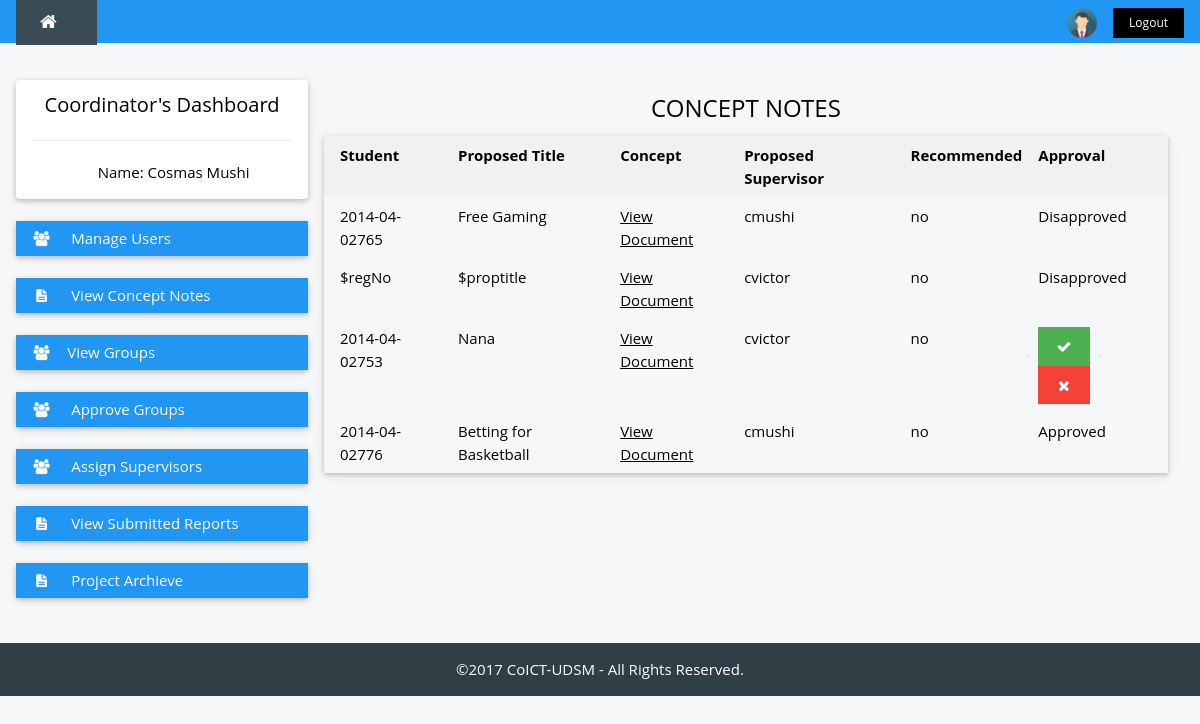
The app's page /coordinator/viewconcepts.php (signed in), older data.
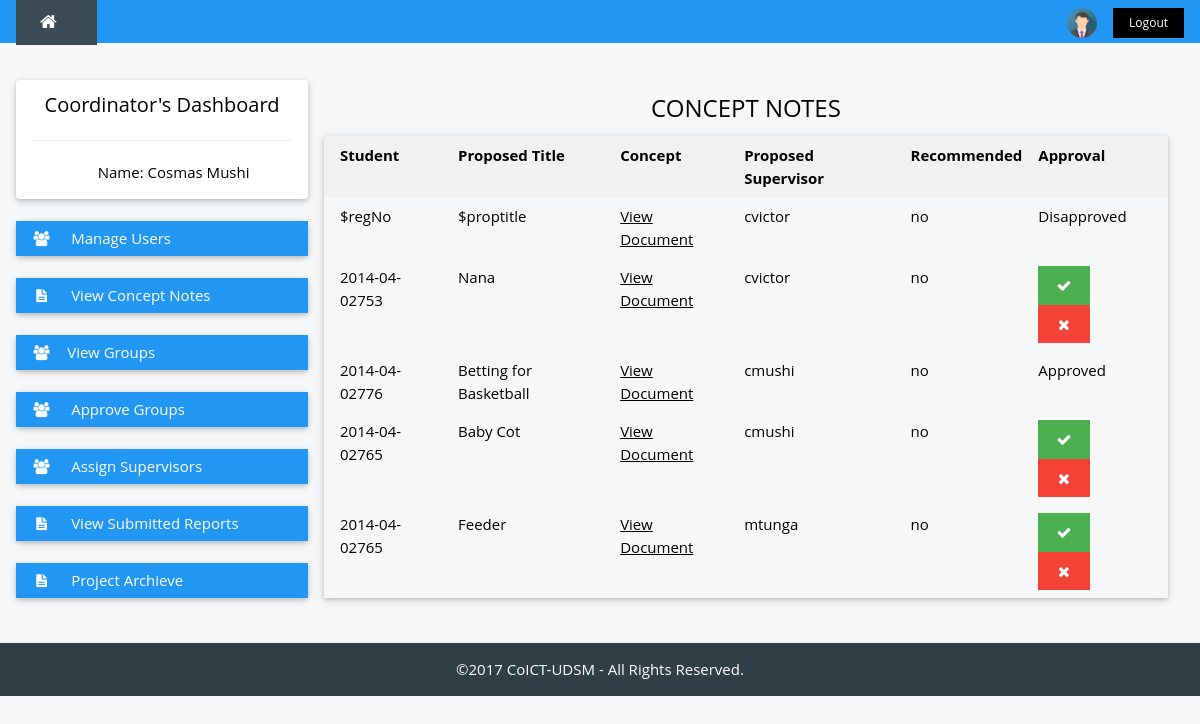
The same page, newer data.
### tables this page shows
CREATE TABLE `conceptnote` (
  `conceptid` int(15) NOT NULL,
  `studentid` varchar(13) NOT NULL,
  `proposedtitle` varchar(100) NOT NULL,
  `expectedoutput` varchar(50) NOT NULL,
  `conceptfile` varchar(100) NOT NULL,
  `supervisor` varchar(20) NOT NULL,
  `reccomended` varchar(16) NOT NULL,
  `approval` varchar(20) DEFAULT NULL,
  `time` timestamp NOT NULL
);

### coordinator/viewconcepts.php (the view, shortened to what this page needs)
<?php
  include '../header.php';
?>
<div class="w3-container " style="max-width:1400px;margin-top:80px">
  <div class="w3-row">
    <div class="w3-col m3">
    <?php include 'coord-nav.php';   ?>
    </div>
    <div class="w3-col m9">
	  <div id="main">
	    <div class="w3-row-padding w3-container w3-center">
			<h3>CONCEPT NOTES</h3>
			  <div class="w3-card-2">
				<table class="w3-table w3-hoverable" border="0">
				<thead>
				  <tr class="w3-light-grey">
				    <th colspan="">Student</th>
				    <th>Proposed Title</th>
				    <th>Concept </th>
				    <th>Proposed Supervisor </th>
				    <th>Recommended </th>
				    <th>Approval </th>
				    <th></th>
				  </tr>
				</thead>
				<?php
					while($concept_note=mysqli_fetch_array($studentconcept)) {
						$noteId = $concept_note['conceptid'];
						$approval = $concept_note['approval'];
				?>
				<tr>
				  <td><?php echo $concept_note['studentid']; ?></td>
				  <td><?php echo $concept_note['proposedtitle']; ?></td>
				  <td><?php echo '<a href="'.$concept_note['conceptfile'].'">View Document</a>'; ?></td>
				  <td><?php echo $concept_note['supervisor']; ?></td>
			      <td><?php echo $concept_note['reccomended']; ?></td>
			      <td>
			      <?php
					if ($approval =="waiting") {
				         echo '<a href="approval.php?concept='.$noteId.'"><button class="w3-padding w3-btn w3-green w3-left-align" ><i class="fa fa-check fa-fw"></i></button> </a>';
				         echo '<a href="disapproval.php?concept='.$noteId.'"><button class="w3-padding w3-btn w3-red w3-left-align" ><i class="fa fa-remove fa-fw"></i></button> </a>';
					} elseif ($approval =="approved")
			        {
			               echo "Approved";
			        }
			      elseif ($approval =="disapproved")
			        {
			              echo "Disapproved";
			        }
			      ?>
				  </td>
				</tr>
				<?php } ?>
				</table>
				</div>
		</div>
	  </div>
    </div>
  </div>
</div>
<br>
<?php
  include '../footer.php';
?>

### header.php (shortened to what this page needs)
<!DOCTYPE html>
<head>
  		<link rel="stylesheet" type="text/css" href="../styles/w3.css">
			<link rel="stylesheet" type="text/css" href="../styles/style.css">
			<link rel="stylesheet" type="text/css" href="../styles/w3-theme-blue-grey.css">
			<link rel="stylesheet" href="../fonts/font-awesome.min.css">
</head>
<body class="w3-theme-l5" onload="">
<div class="w3-top">
 <div class="w3-bar w3-blue w3-left-align w3-large w3-padding">
  <a href="index.php" class="w3-bar-item w3-button w3-padding-large w3-theme-d4"><i class="fa fa-home w3-margin-right"></i></a>
    <a href="../logout.php" title="Logout"><button class="w3-bar-item w3-btn w3-small w3-hide-small w3-right w3-hover-white">Logout</button></a>
  <span onclick="loadUser()" class="w3-bar-item w3-button w3-hide-small w3-right w3-margin-right w3-hover-light-grey" title="My Account"><img src="../images/avatar.png" class="w3-circle" style="height:30px;width:30px" alt="Account" title="My Account"></span>
 </div>
</div>

### coordinator/coord-nav.php (shortened to what this page needs)
<div class="w3-card-2 w3-round w3-white">
        <div class="w3-center w3-container">
         <h4 class="">Coordinator's Dashboard</h4>
         <hr>
         <p><i class="fa fa-person fa-fw "></i> Name: <?php echo "Cosmas Mushi" ?></p>
        </div>
      </div>
      <br>
       <div class="w3-card-2 w3-round">
        <div class="w3-white">
          <button onclick="myFunction('Demo3')" class="w3-btn-block w3-blue w3-left-align"><i class="fa fa-users fa-fw w3-margin-right"></i> Manage Users</button>
        </div>
      </div>
      <br />
      <div class="w3-card-2 w3-round">
            <div class="w3-white">
            <?php
            $studentconcept = mysqli_query($dbcon, "SELECT * FROM conceptnote ") or die(mysqli_error());
            $concept_num_row = mysqli_num_rows($studentconcept);
            if($concept_num_row > "0") { ?>
                <a href="viewconcepts.php"><button class="w3-btn w3-btn-block w3-blue w3-left-align"><i class="fa fa-file-text fa-fw w3-margin-right"></i> View Concept Notes</button></a>
                <?php }
            else {
                echo "There are no any submitted concepts. <br />";
            }
            ?>
        </div>
      </div>
      <br />
        <div class="w3-card-2 w3-round">
        <div class="w3-white">
          <a href="groups.php"><button class="w3-btn-block w3-blue w3-left-align"><i class="fa fa-users fa-fw w3-margin-right"></i>View Groups </button></a>
          </div>
        </div>
        <br />
        <div class="w3-card-2 w3-round">
        <div class="w3-white">
              <a href="approve-groups.php"><button  class="w3-btn w3-btn-block w3-blue w3-left-align"><i class="fa fa-users fa-fw w3-margin-right"></i> Approve Groups</button></a>
        </div>
      </div>
      <br />
      <div class="w3-card-2 w3-round">
        <div class="w3-white">
               <a href="assign-supervisor.php"><button class="w3-btn w3-btn-block w3-blue w3-left-align"><i class="fa fa-users fa-fw w3-margin-right"></i> Assign Supervisors</button></a>
        </div>
      </div>
      <br />
      <div class="w3-card-2 w3-round">
        <div class="w3-white">
          <a href="viewreports.php"><button class="w3-btn-block w3-blue w3-left-align"><i class="fa fa-file-text fa-fw w3-margin-right"></i> View Submitted Reports</button></a>
        </div>
      </div>
      <br />
      <div class="w3-card-2 w3-round">
        <div class="w3-white">
          <a href="../search-projects.php"><button id="" class="w3-btn-block w3-blue w3-left-align" ><i class="fa fa-file-text fa-fw w3-margin-right"></i> Project Archieve</button></a>
        </div>
      </div>
      <br>

### footer.php (shortened to what this page needs)
<footer class="w3-container w3-theme-d5 w3-center">
      <div class="w3-container">
        <p>&copy<?php $yr=getdate(date("U")); echo "$yr[year]";   ?> CoICT-UDSM - All Rights Reserved. </p>
      </div>
</footer>
</body>
</html>

### styles/w3-theme-blue-grey.css (style rules this page uses)
.w3-theme-l5 { color:#000 !important; background-color:#f5f7f8 !important }
.w3-theme-d4 { color:#fff !important; background-color:#3a4b53 !important }
.w3-theme-d5 { color:#fff !important; background-color:#303e45 !important }

### header.php (style rules this page uses)
html,body,h1,h2,h3,h4,h5 { font-family: "Open Sans", sans-serif }

Row changes from the older to the newer data that the page shows:
removed conceptnote: studentid "2014-04-02765", proposedtitle "Free Gaming", supervisor "cmushi", reccomended "no", approval "Disapproved"
added conceptnote: studentid "2014-04-02765", proposedtitle "Baby Cot", supervisor "cmushi", reccomended "no"
added conceptnote: studentid "2014-04-02765", proposedtitle "Feeder", supervisor "mtunga", reccomended "no"
